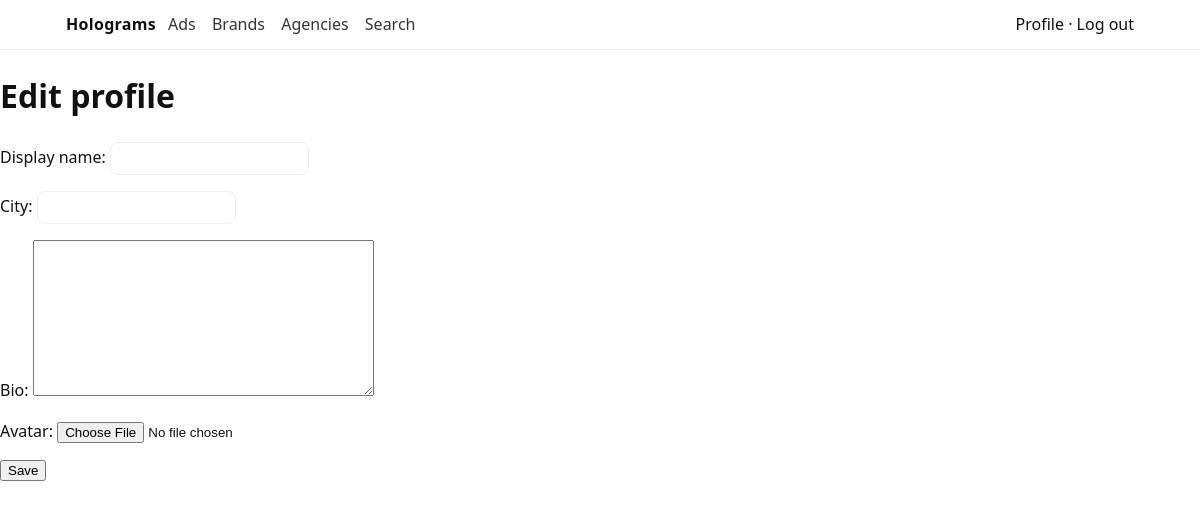
Page /accounts/profile/ (signed in) on the earlier database version.
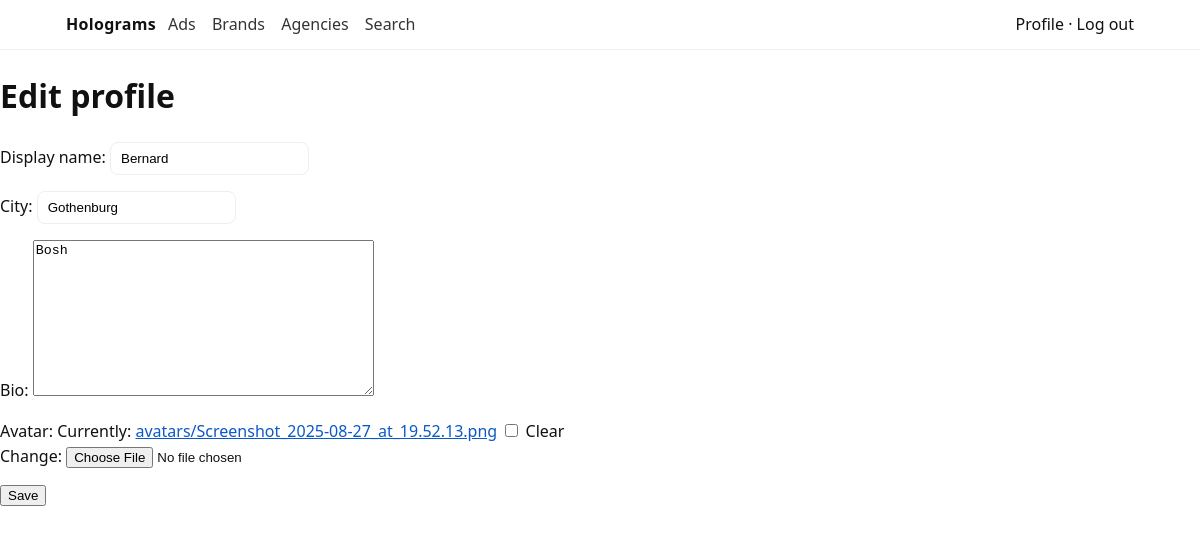
Same page on the later database version.
### core/models.py (models this page shows, shortened)
class UserProfile(models.Model):
    user = models.OneToOneField(settings.AUTH_USER_MODEL, on_delete=models.CASCADE, related_name="profile")
    display_name = models.CharField(max_length=120, blank=True)
    city = models.CharField(max_length=120, blank=True)
    bio = models.TextField(blank=True)
    avatar = models.ImageField(upload_to="avatars/", blank=True, null=True)  # needs MEDIA config
    created_at = models.DateTimeField(auto_now_add=True)
    updated_at = models.DateTimeField(auto_now=True)

### core/views.py (the view)
# urls.py: path("accounts/profile/", profile_edit, name="profile_edit"),
@login_required
def profile_edit(request):
    profile = request.user.profile  # created by signal
    if request.method == "POST":
        form = UserProfileForm(request.POST, request.FILES, instance=profile)
        if form.is_valid():
            form.save()
            return redirect("profile_edit")
    else:
        form = UserProfileForm(instance=profile)
    return render(request, "accounts/profile_edit.html", {"form": form})

### core/forms.py
class UserProfileForm(forms.ModelForm):
    class Meta:
        model = UserProfile
        fields = ("display_name", "city", "bio", "avatar")

### templates/accounts/profile_edit.html (shortened to what this page needs)
{% extends "base.html" %}
{% block content %}
<h1>Edit profile</h1>
<form method="post" enctype="multipart/form-data">
  {{ form.as_p }}
  <button type="submit">Save</button>
</form>
{% endblock %}

Differences in the rows shown:
changed UserProfile: display_name (not shown) → "Bernard"; city (not shown) → "Gothenburg"; bio (not shown) → "Bosh"
Other differences:
form field as_p: (not shown) → "☐"
text no longer shown: "Display name: City: Bio: Avatar:"
text now shown: "Display name: City: Bio: Avatar: Currently: avatars/Screenshot_2025-08-27_at_19.52.13.png Clear Change:"
